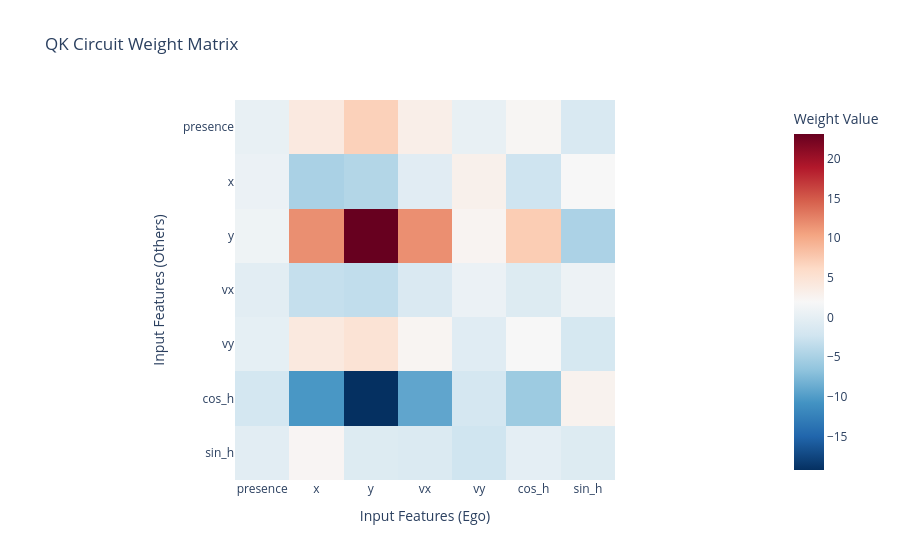

Notebook cell for this chart:
### Markdown cell above
## Full QK circuit

### Code cell
qk_circuit = W_E_others.T @ W_QK @ W_E_ego
fig = px.imshow(
    qk_circuit, 
    color_continuous_scale='RdBu_r', 
    title='QK Circuit Weight Matrix', 
    labels={'x':'Input Features (Ego)', 'y':'Input Features (Others)'},
    x=["presence", "x", "y", "vx", "vy", "cos_h", "sin_h"],
    y=["presence", "x", "y", "vx", "vy", "cos_h", "sin_h"],
)
fig.update_layout(coloraxis_colorbar=dict(title='Weight Value'))
fig.show()

### Figure 1 — Plotly figure (JSON) as saved in the notebook; plotly's stock layout.template omitted (floating-point values rounded to 4 significant figures)
{"data": [{"coloraxis": "coloraxis", "hovertemplate": "Input Features (Ego): %{x}<br>Input Features (Others): %{y}<br>color: %{z}<extra></extra>", "name": "0", "type": "heatmap", "x": ["presence", "x", "y", "vx", "vy", "cos_h", "sin_h"], "xaxis": "x", "y": ["presence", "x", "y", "vx", "vy", "cos_h", "sin_h"], "yaxis": "y", "z": [[0.2854, 3.997, 7.008, 3.247, 0.3241, 2.281, -1.371], [0.6562, -4.903, -4.323, -0.5506, 3.006, -2.39, 1.982], [0.9734, 11.77, 23.13, 11.74, 2.512, 7.323, -4.744], [-0.3461, -3.106, -3.331, -1.249, 0.6522, -0.9343, 0.805], [-0.03751, 4.036, 4.968, 2.39, -0.6538, 1.931, -1.676], [-1.918, -10.45, -19.23, -9.218, -1.792, -5.756, 2.723], [-0.3856, 2.341, -0.9695, -1.128, -2.319, -0.1254, -0.9202]]}], "layout": {"coloraxis": {"colorbar": {"title": {"text": "Weight Value"}}, "colorscale": [[0, "rgb(5,48,97)"], [0.1, "rgb(33,102,172)"], [0.2, "rgb(67,147,195)"], [0.3, "rgb(146,197,222)"], [0.4, "rgb(209,229,240)"], [0.5, "rgb(247,247,247)"], [0.6, "rgb(253,219,199)"], [0.7, "rgb(244,165,130)"], [0.8, "rgb(214,96,77)"], [0.9, "rgb(178,24,43)"], [1, "rgb(103,0,31)"]]}, "title": {"text": "QK Circuit Weight Matrix"}, "xaxis": {"anchor": "y", "constrain": "domain", "domain": [0, 1], "scaleanchor": "y", "title": {"text": "Input Features (Ego)"}}, "yaxis": {"anchor": "x", "autorange": "reversed", "constrain": "domain", "domain": [0, 1], "title": {"text": "Input Features (Others)"}}}}
